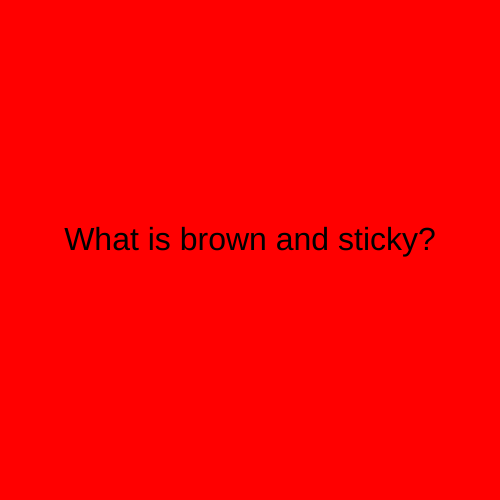
Frame 1 (no input)
Frame 60 (no input): identical to frame 1, image omitted
Frame 120 (the mouse pressed at the canvas centre since frame 60): identical to frame 1, image omitted

The p5.js sketch that drew this single still picture (run headless with seeded random() and noise() and a simulated clock; from frame 60 on, the mouse is pressed at the canvas centre):

// p5.js sketch
// ── sketch.js
let timer = 0;
let state = 0;

function setup() {
  createCanvas(500, 500);
  textSize(32);
  textAlign(CENTER);
  rectMode (CENTER);
}

function draw() {

  switch (state) {

    case 0:
      background('red');
      text("What is brown and sticky?", 250, 250);
      timer = timer + 1;
      if (timer > 5 * 60) {
        state = 1;
        timer = 0;
      }


      break;

    case 1:
      background('blue');
      text("... a stick!", 250, 250);
      break;

  }

}
